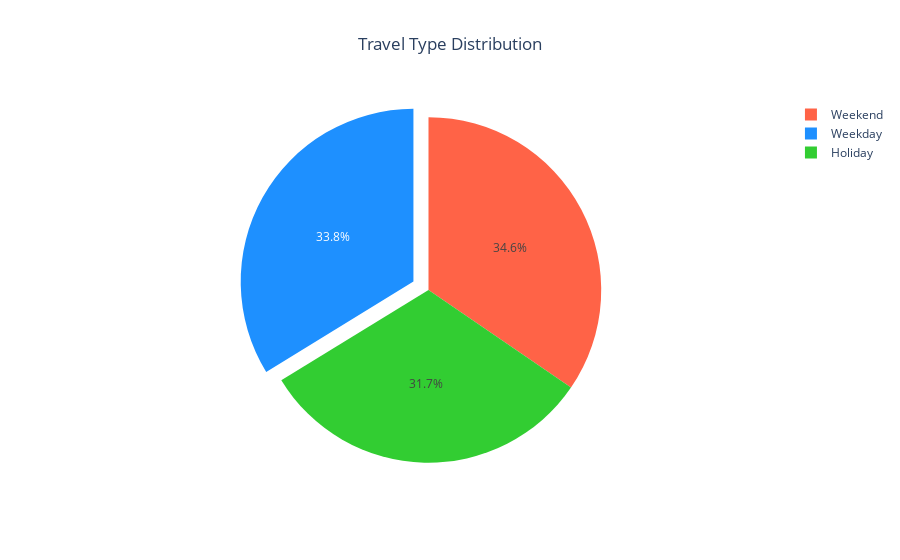

Write notebook code for a chart like this one.
### Code cell
import plotly.graph_objects as go

y = [1345, 1314, 1233]
labels = ["Weekend", "Weekday", "Holiday"]
myexplode = [0, 0.1, 0]

# Define custom colors
colors = ['#FF6347', '#1E90FF', '#32CD32']

fig = go.Figure(data=[go.Pie(labels=labels, values=y, pull=myexplode, marker=dict(colors=colors))])

fig.update_layout(title="Travel Type Distribution", title_x=0.5)

fig.show()

### Figure 1 — Plotly figure (JSON) as saved in the notebook; plotly's stock layout.template omitted (floating-point values rounded to 4 significant figures)
{"data": [{"labels": ["Weekend", "Weekday", "Holiday"], "marker": {"colors": ["#FF6347", "#1E90FF", "#32CD32"]}, "pull": [0, 0.1, 0], "type": "pie", "values": [1345, 1314, 1233]}], "layout": {"title": {"text": "Travel Type Distribution", "x": 0.5}}}
